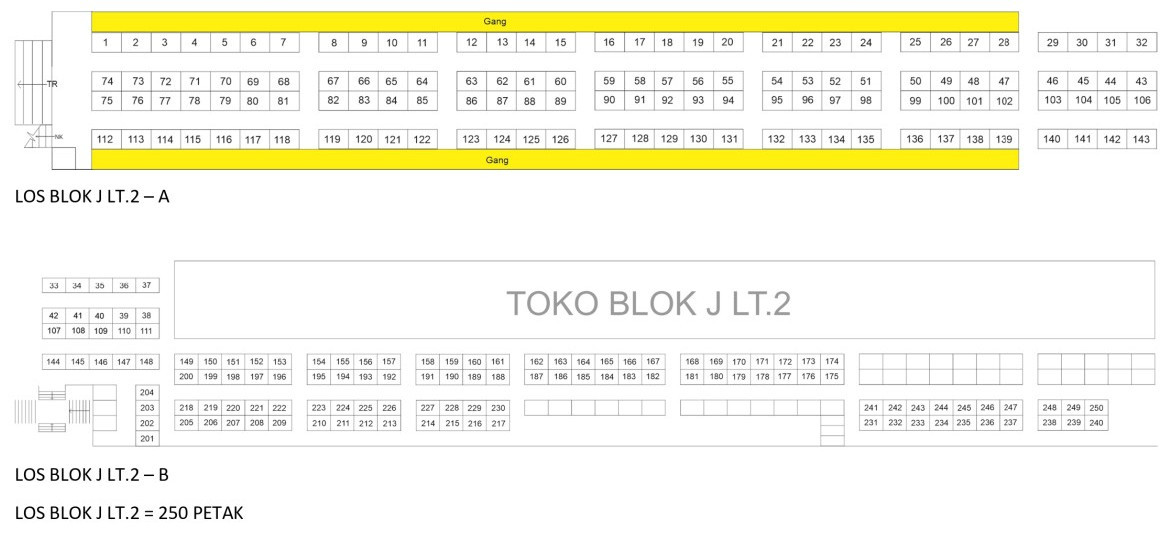
#> input picture 60_edit.jpg, 1173 x 541 px; its folder holds only this picture in this run
$ python ultra_precise_detector.py
#> lines starting #> are read from the running program, lines starting #| are printed output that depends on the picture; after the words box and inside, x2 and y2 are one past the last pixel; in counts of white or black regions, pixels touching at a corner belong together
import cv2
import numpy as np
import matplotlib.pyplot as plt
from matplotlib.patches import Rectangle, Polygon
import matplotlib.patches as patches
from sklearn.cluster import DBSCAN
from scipy import ndimage
from scipy.spatial.distance import cdist
import math
import json
import os

class UltraPreciseDetector:
    def __init__(self):
        # Extended color palette for 250+ petak
        self.colors = [
            '#FF6B6B', '#4ECDC4', '#45B7D1', '#96CEB4', '#FFEAA7',
            '#DDA0DD', '#98D8C8', '#F7DC6F', '#BB8FCE', '#85C1E9',
            '#F8C471', '#BDC3C7', '#E74C3C', '#3498DB', '#2ECC71',
            '#F39C12', '#9B59B6', '#1ABC9C', '#E67E22', '#34495E',
            '#16A085', '#27AE60', '#2980B9', '#8E44AD', '#F1C40F',
            '#E74C3C', '#3498DB', '#2ECC71', '#F39C12', '#9B59B6',
            '#FF6B6B', '#4ECDC4', '#45B7D1', '#96CEB4', '#FFEAA7'
        ]

        # Ultra-precise parameters for petak detection
        self.min_area = 30  # Very small minimum for tiny petak
        self.max_area = 5000  # Maximum area for individual petak
        self.aspect_ratio_range = (0.2, 5.0)  # Wide range for various petak shapes
        self.rectangularity_threshold = 0.6  # Lower threshold for precise detection
        self.corner_precision = 0.01  # High precision for corner detection

    def ultra_precise_preprocessing(self, image):
        """Ultra-precise preprocessing for petak detection"""
        # Convert to grayscale
        gray = cv2.cvtColor(image, cv2.COLOR_BGR2GRAY)

        # Apply bilateral filter for edge preservation
        bilateral = cv2.bilateralFilter(gray, 9, 75, 75)

        # Multiple thresholding approaches
        # 1. Adaptive thresholding
        thresh1 = cv2.adaptiveThreshold(bilateral, 255, cv2.ADAPTIVE_THRESH_GAUSSIAN_C,
                                      cv2.THRESH_BINARY_INV, 11, 2)

        # 2. Otsu's method
        _, thresh2 = cv2.threshold(bilateral, 0, 255, cv2.THRESH_BINARY_INV + cv2.THRESH_OTSU)

        # 3. Multiple simple thresholds
        _, thresh3 = cv2.threshold(bilateral, 100, 255, cv2.THRESH_BINARY_INV)
        _, thresh4 = cv2.threshold(bilateral, 150, 255, cv2.THRESH_BINARY_INV)

        # Combine all thresholding results
        combined = cv2.bitwise_or(thresh1, thresh2)
        combined = cv2.bitwise_or(combined, thresh3)
        combined = cv2.bitwise_or(combined, thresh4)

        # Advanced morphological operations
        # Close very small gaps
        kernel_close_small = np.ones((2, 2), np.uint8)
        closed_small = cv2.morphologyEx(combined, cv2.MORPH_CLOSE, kernel_close_small)

        # Close medium gaps
        kernel_close_medium = np.ones((3, 3), np.uint8)
        closed_medium = cv2.morphologyEx(closed_small, cv2.MORPH_CLOSE, kernel_close_medium)

        # Remove noise
        kernel_open = np.ones((2, 2), np.uint8)
        opened = cv2.morphologyEx(closed_medium, cv2.MORPH_OPEN, kernel_open)

        # Final cleaning
        kernel_final = np.ones((2, 2), np.uint8)
        final = cv2.morphologyEx(opened, cv2.MORPH_CLOSE, kernel_final)

        return final, gray

    def calculate_precise_rectangularity(self, contour):
        """Calculate precise rectangularity score"""
        area = cv2.contourArea(contour)
        if area == 0:
            return 0

        # Get bounding rectangle
        x, y, w, h = cv2.boundingRect(contour)
        rect_area = w * h

        # Basic rectangularity
        rectangularity = area / rect_area

        # Precise corner detection
        epsilon = self.corner_precision * cv2.arcLength(contour, True)
        approx = cv2.approxPolyDP(contour, epsilon, True)

        # Corner bonus based on vertex count
        if len(approx) == 4:
            corner_bonus = 1.0
        elif len(approx) == 5:
            corner_bonus = 0.8
        elif len(approx) == 6:
            corner_bonus = 0.6
        else:
            corner_bonus = 0.4

        # Convexity check
        hull = cv2.convexHull(contour)
        hull_area = cv2.contourArea(hull)
        convexity = area / hull_area if hull_area > 0 else 0

        return rectangularity * corner_bonus * convexity

    def detect_ultra_precise_petak(self, image):
        """Detect petak with ultra-precision"""
        processed, gray = self.ultra_precise_preprocessing(image)

        # Find contours with different retrieval modes
        contours_external, _ = cv2.findContours(processed, cv2.RETR_EXTERNAL, cv2.CHAIN_APPROX_SIMPLE)
        contours_tree, _ = cv2.findContours(processed, cv2.RETR_TREE, cv2.CHAIN_APPROX_SIMPLE)

        # Combine and deduplicate contours
        all_contours = contours_external + contours_tree
        unique_contours = []
        seen_centers = set()

        for contour in all_contours:
            area = cv2.contourArea(contour)

            # Filter by area
            if area < self.min_area or area > self.max_area:
                continue

            # Get bounding rectangle
            x, y, w, h = cv2.boundingRect(contour)
            aspect_ratio = w / h if h > 0 else 0

            # Filter by aspect ratio
            if not (self.aspect_ratio_range[0] <= aspect_ratio <= self.aspect_ratio_range[1]):
                continue

            # Calculate precise rectangularity
            rectangularity = self.calculate_precise_rectangularity(contour)

            # Filter by rectangularity
            if rectangularity < self.rectangularity_threshold:
                continue

            # Calculate center for deduplication
            M = cv2.moments(contour)
            if M["m00"] != 0:
                cx = int(M["m10"] / M["m00"])
                cy = int(M["m01"] / M["m00"])
            else:
                cx, cy = x + w//2, y + h//2

            # Deduplicate based on center proximity
            center_key = (cx // 10, cy // 10)  # Round to nearest 10 pixels
            if center_key in seen_centers:
                continue
            seen_centers.add(center_key)

            # Precise corner detection
            epsilon = self.corner_precision * cv2.arcLength(contour, True)
            approx = cv2.approxPolyDP(contour, epsilon, True)

            # Calculate precise corners
            corners = []
            for point in approx:
                corners.append((point[0][0], point[0][1]))

            unique_contours.append({
                'contour': contour,
                'approx': approx,
                'corners': corners,
                'bbox': (x, y, w, h),
                'area': area,
                'center': (cx, cy),
                'aspect_ratio': aspect_ratio,
                'rectangularity': rectangularity,
                'vertices': len(approx),
                'perimeter': cv2.arcLength(contour, True)
            })

        return unique_contours, processed

    def cluster_petak_by_section(self, petak_list, eps=50, min_samples=1):
        """Cluster petak by their section in the floor plan"""
        if len(petak_list) < 2:
            return [petak_list]

        # Extract centers for clustering
        centers = np.array([petak['center'] for petak in petak_list])

        # Use DBSCAN for spatial clustering
        clustering = DBSCAN(eps=eps, min_samples=min_samples).fit(centers)

        # Group petak by cluster
        clusters = {}
        for i, label in enumerate(clustering.labels_):
            if label not in clusters:
                clusters[label] = []
            clusters[label].append(petak_list[i])

        # Sort petak within each cluster by position
        for cluster_id in clusters:
            clusters[cluster_id].sort(key=lambda x: (x['center'][1], x['center'][0]))

        return list(clusters.values())

    def analyze_petak_structure(self, petak_list, image_shape):
        """Analyze the structure of detected petak"""
        if not petak_list:
            return []

        height, width = image_shape[:2]

        # Cluster petak
        clusters = self.cluster_petak_by_section(petak_list)

        # Analyze each cluster
        structure_analysis = []

        for cluster_id, cluster in enumerate(clusters):
            if not cluster:
                continue

            # Calculate cluster properties
            cluster_centers = [petak['center'] for petak in cluster]
            cluster_x = [center[0] for center in cluster_centers]
            cluster_y = [center[1] for center in cluster_centers]

            # Determine cluster position
            avg_x = np.mean(cluster_x)
            avg_y = np.mean(cluster_y)

            # Normalize positions
            norm_x = avg_x / width
            norm_y = avg_y / height

            # Classify cluster based on position
            if norm_y < 0.3:
                section_type = 'top_section'
            elif norm_y > 0.7:
                section_type = 'bottom_section'
            else:
                section_type = 'middle_section'

            # Determine arrangement pattern
            if len(cluster) == 1:
                arrangement = 'single_petak'
            elif len(cluster) <= 10:
                arrangement = 'small_cluster'
            elif len(cluster) <= 30:
                arrangement = 'medium_cluster'
            else:
                arrangement = 'large_cluster'

            # Calculate cluster statistics
            areas = [petak['area'] for petak in cluster]
            aspect_ratios = [petak['aspect_ratio'] for petak in cluster]

            structure_analysis.append({
                'cluster_id': cluster_id,
                'petak_list': cluster,
                'section_type': section_type,
                'arrangement': arrangement,
                'count': len(cluster),
                'position': (norm_x, norm_y),
                'bounds': {
                    'min_x': min(cluster_x),
                    'max_x': max(cluster_x),
                    'min_y': min(cluster_y),
                    'max_y': max(cluster_y)
                },
                'statistics': {
                    'avg_area': np.mean(areas),
                    'avg_aspect_ratio': np.mean(aspect_ratios),
                    'area_std': np.std(areas)
                }
            })

        return structure_analysis

    def create_ultra_precise_visualization(self, image_path):
        """Create ultra-precise visualization with all detected petak"""
        # Read image
        image = cv2.imread(image_path)
        if image is None:
            print(f"Could not read image from {image_path}")
            return None

        # Detect ultra-precise petak
        petak_list, processed = self.detect_ultra_precise_petak(image)

        # Analyze structure
        structure_analysis = self.analyze_petak_structure(petak_list, image.shape)

        # Create comprehensive visualization
        fig, ((ax1, ax2), (ax3, ax4)) = plt.subplots(2, 2, figsize=(24, 18))

        # Original image
        ax1.imshow(cv2.cvtColor(image, cv2.COLOR_BGR2RGB))
        ax1.set_title('Original Floor Plan', fontsize=16, fontweight='bold')
        ax1.axis('off')

        # Processed image
        ax2.imshow(processed, cmap='gray')
        ax2.set_title('Preprocessed Image', fontsize=16, fontweight='bold')
        ax2.axis('off')

        # All detected petak with numbers
        ax3.imshow(cv2.cvtColor(image, cv2.COLOR_BGR2RGB))
        for i, petak in enumerate(petak_list):
            color = self.colors[i % len(self.colors)]
            contour = petak['contour']
            ax3.fill(contour[:, 0, 0], contour[:, 0, 1],
                    color=color, alpha=0.6, edgecolor='black', linewidth=1)

            # Add petak number
            ax3.text(petak['center'][0], petak['center'][1], str(i+1),
                    ha='center', va='center', fontsize=5, fontweight='bold',
                    color='black', bbox=dict(boxstyle="round,pad=0.1",
                                           facecolor='white', alpha=0.9))

        ax3.set_title(f'All Detected Petak ({len(petak_list)} total)', fontsize=16, fontweight='bold')
        ax3.axis('off')

        # Clustered analysis with section labels
        ax4.imshow(cv2.cvtColor(image, cv2.COLOR_BGR2RGB))
        for cluster_id, analysis in enumerate(structure_analysis):
            cluster_color = self.colors[cluster_id % len(self.colors)]

            for petak in analysis['petak_list']:
                contour = petak['contour']
                ax4.fill(contour[:, 0, 0], contour[:, 0, 1],
                        color=cluster_color, alpha=0.7, edgecolor='black', linewidth=1)

            # Add cluster label
            center_x = analysis['bounds']['min_x'] + (analysis['bounds']['max_x'] - analysis['bounds']['min_x']) / 2
            center_y = analysis['bounds']['min_y'] + (analysis['bounds']['max_y'] - analysis['bounds']['min_y']) / 2

            ax4.text(center_x, center_y, f"Cluster {cluster_id+1}\n({analysis['count']} petak)",
                    ha='center', va='center', fontsize=12, fontweight='bold',
                    color='black', bbox=dict(boxstyle="round,pad=0.4",
                                           facecolor='white', alpha=0.95))

        ax4.set_title(f'Clustered Analysis ({len(structure_analysis)} clusters)', fontsize=16, fontweight='bold')
        ax4.axis('off')

        plt.tight_layout()
        return fig, petak_list, structure_analysis

    def generate_comprehensive_report(self, petak_list, structure_analysis):
        """Generate comprehensive analysis report"""
        report = {
            'total_petak': len(petak_list),
            'total_clusters': len(structure_analysis),
            'clusters': [],
            'statistics': {},
            'target_analysis': {}
        }

        # Analyze each cluster
        for analysis in structure_analysis:
            cluster_info = {
                'cluster_id': analysis['cluster_id'],
                'section_type': analysis['section_type'],
                'arrangement': analysis['arrangement'],
                'petak_count': analysis['count'],
                'position': analysis['position'],
                'bounds': analysis['bounds'],
                'statistics': analysis['statistics']
            }
            report['clusters'].append(cluster_info)

        # Calculate overall statistics
        areas = [petak['area'] for petak in petak_list]
        aspect_ratios = [petak['aspect_ratio'] for petak in petak_list]
        rectangularities = [petak['rectangularity'] for petak in petak_list]
        perimeters = [petak['perimeter'] for petak in petak_list]

        report['statistics'] = {
            'total_area': sum(areas),
            'average_area': np.mean(areas),
            'min_area': min(areas),
            'max_area': max(areas),
            'average_aspect_ratio': np.mean(aspect_ratios),
            'average_rectangularity': np.mean(rectangularities),
            'average_perimeter': np.mean(perimeters),
            'area_std': np.std(areas),
            'aspect_ratio_std': np.std(aspect_ratios)
        }

        # Target analysis (comparing to expected 250 petak)
        expected_petak = 250
        detected_petak = len(petak_list)
        accuracy = (detected_petak / expected_petak) * 100 if expected_petak > 0 else 0

        report['target_analysis'] = {
            'expected_petak': expected_petak,
            'detected_petak': detected_petak,
            'accuracy_percentage': accuracy,
            'missing_petak': max(0, expected_petak - detected_petak),
            'extra_petak': max(0, detected_petak - expected_petak)
        }

        return report

    def save_petak_coordinates(self, petak_list, output_file):
        """Save precise petak coordinates to JSON file"""
        coordinates = []

        for i, petak in enumerate(petak_list):
            x, y, w, h = petak['bbox']
            coordinates.append({
                'petak_id': i + 1,
                'x': int(x),
                'y': int(y),
                'width': int(w),
                'height': int(h),
                'center_x': int(petak['center'][0]),
                'center_y': int(petak['center'][1]),
                'area': float(petak['area']),
                'aspect_ratio': float(petak['aspect_ratio']),
                'rectangularity': float(petak['rectangularity']),
                'perimeter': float(petak['perimeter']),
                'vertices': int(petak['vertices']),
                'corners': petak['corners']
            })

        with open(output_file, 'w') as f:
            json.dump(coordinates, f, indent=2)

def main():
    """Main function for ultra-precise petak detection"""
    detector = UltraPreciseDetector()

    print("🎯 Ultra-Precise Petak Detection System")
    print("=" * 60)
    print("Designed for TOKO BLOK J LT.2 - 250 PETAK")
    print("=" * 60)

    # Look for image files
    image_extensions = ['.png', '.jpg', '.jpeg', '.bmp', '.tiff']
    image_files = []

    for file in os.listdir('.'):
        if any(file.lower().endswith(ext) for ext in image_extensions):
            image_files.append(file)

    if not image_files:
        print("No image files found. Please place the floor plan image in the current directory.")
        return

    print("Found image files:")
    for i, file in enumerate(image_files):
        print(f"{i+1}. {file}")

    # Use the first image
    image_path = image_files[0]
    print(f"\nProcessing: {image_path}")

    # Detect petak with ultra-precision
    result = detector.create_ultra_precise_visualization(image_path)
#> in create_ultra_precise_visualization, image is the input picture: shape (541, 1173, 3); mean B, G, R 234, 246.9, 247.7
#> in ultra_precise_preprocessing, `gray = cv2.cvtColor(image, cv2.COLOR_BGR2GRAY)`:
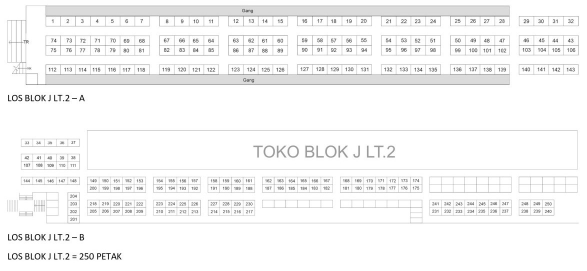
#> gray: shape (541, 1173) (shown at 1/2 size); min 0, max 255, mean 245.7
#> in ultra_precise_preprocessing, `bilateral = cv2.bilateralFilter(gray, 9, 75, 75)`:
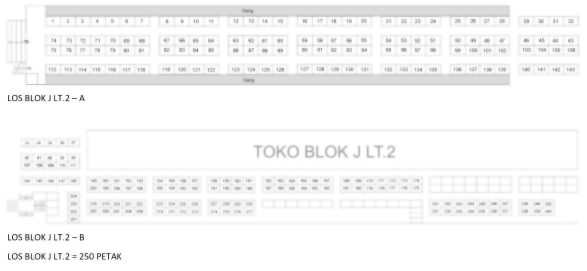
#> bilateral: shape (541, 1173) (shown at 1/2 size); min 17, max 255, mean 246.4
#> in ultra_precise_preprocessing, `thresh1 = cv2.adaptiveThreshold(bilateral, 255, cv2.ADAPTIVE_THRESH_GA..`:
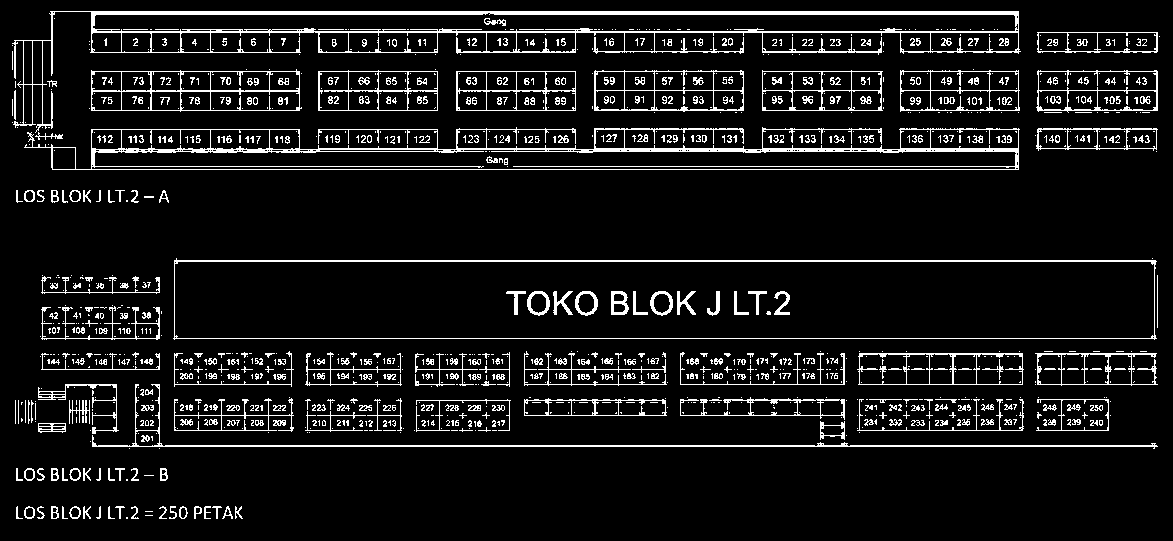
#> thresh1: shape (541, 1173); 8.7% white in thin lines or dots
#> in ultra_precise_preprocessing, `_, thresh2 = cv2.threshold(bilateral, 0, 255, cv2.THRESH_BINARY_INV + ..`:
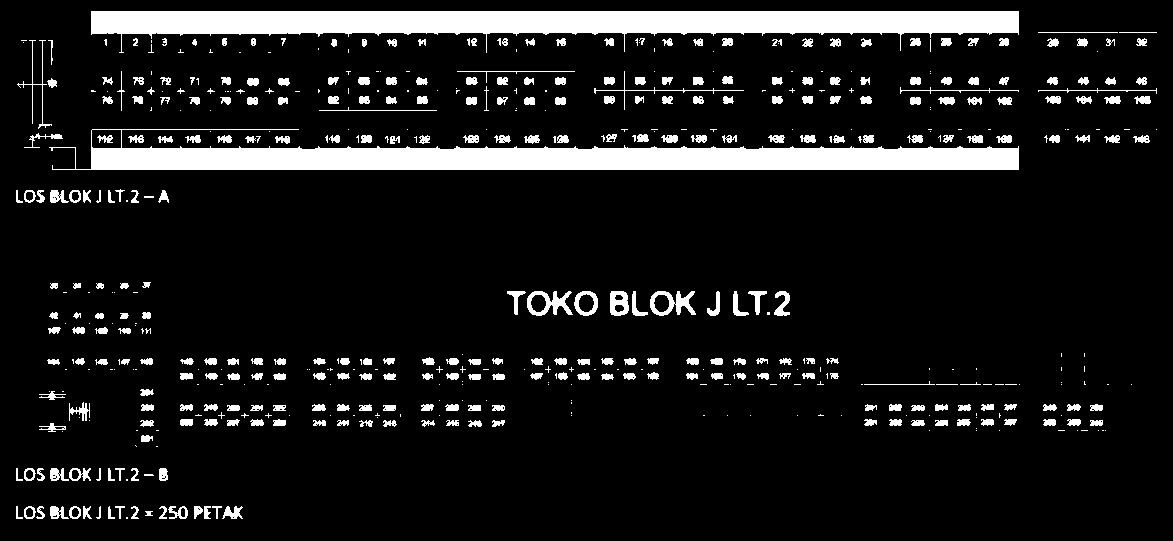
#> thresh2: shape (541, 1173); 10.5% white; 554 white regions (235 under 20 px), largest, box (x1, y1, x2, y2) and area: (91, 11, 1019, 53) 20892, (49, 129, 1019, 170) 20831, (650, 291, 696, 316) 554
#> (the rest of the program and of its run is left out)
